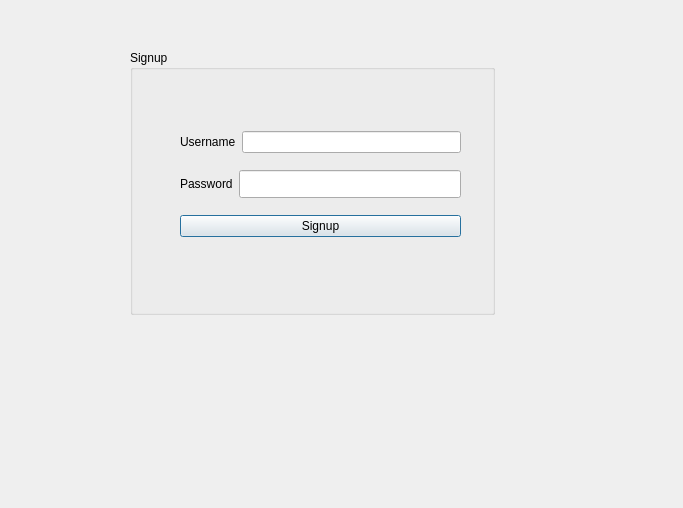
<?xml version="1.0" encoding="UTF-8"?>
<ui version="4.0">
 <class>Signup</class>
 <widget class="QDialog" name="Signup">
  <property name="geometry">
   <rect>
    <x>0</x>
    <y>0</y>
    <width>683</width>
    <height>508</height>
   </rect>
  </property>
  <property name="windowTitle">
   <string>Signup</string>
  </property>
  <widget class="QGroupBox" name="groupBox_2">
   <property name="geometry">
    <rect>
     <x>130</x>
     <y>50</y>
     <width>365</width>
     <height>265</height>
    </rect>
   </property>
   <property name="title">
    <string>Signup</string>
   </property>
   <widget class="QWidget" name="layoutWidget">
    <property name="geometry">
     <rect>
      <x>50</x>
      <y>70</y>
      <width>281</width>
      <height>131</height>
     </rect>
    </property>
    <layout class="QVBoxLayout" name="verticalLayout_2">
     <item>
      <layout class="QHBoxLayout" name="horizontalLayout_4">
       <item>
        <widget class="QLabel" name="username_signup">
         <property name="text">
          <string>Username</string>
         </property>
        </widget>
       </item>
       <item>
        <widget class="QLineEdit" name="lineEdit_username_su"/>
       </item>
      </layout>
     </item>
     <item>
      <layout class="QHBoxLayout" name="horizontalLayout_5">
       <item>
        <widget class="QLabel" name="password_signup">
         <property name="text">
          <string>Password</string>
         </property>
        </widget>
       </item>
       <item>
        <widget class="QLineEdit" name="lineEdit_password_su">
         <property name="minimumSize">
          <size>
           <width>173</width>
           <height>28</height>
          </size>
         </property>
        </widget>
       </item>
      </layout>
     </item>
     <item>
      <widget class="QPushButton" name="signup">
       <property name="text">
        <string>Signup</string>
       </property>
      </widget>
     </item>
    </layout>
   </widget>
  </widget>
 </widget>
 <resources/>
 <connections/>
</ui>
